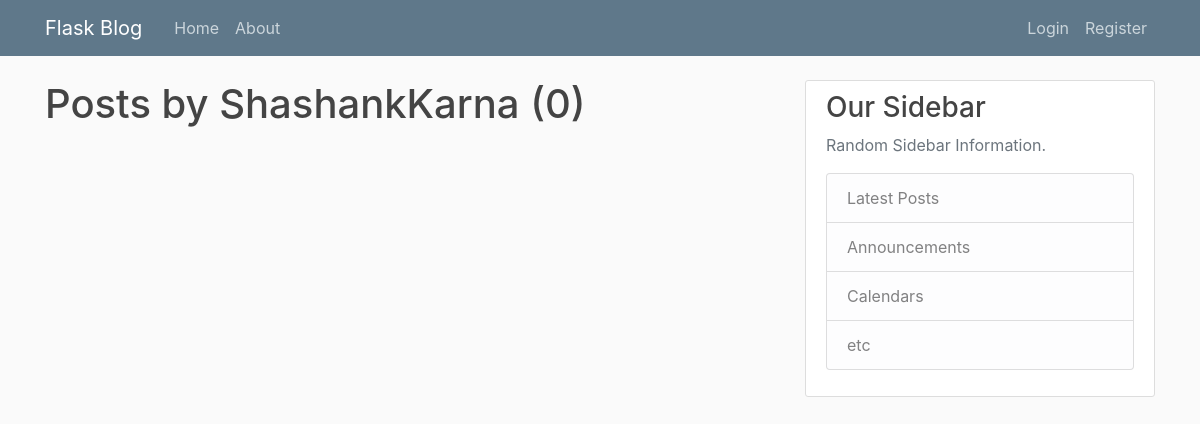
Page /user/ShashankKarna on the earlier database version.
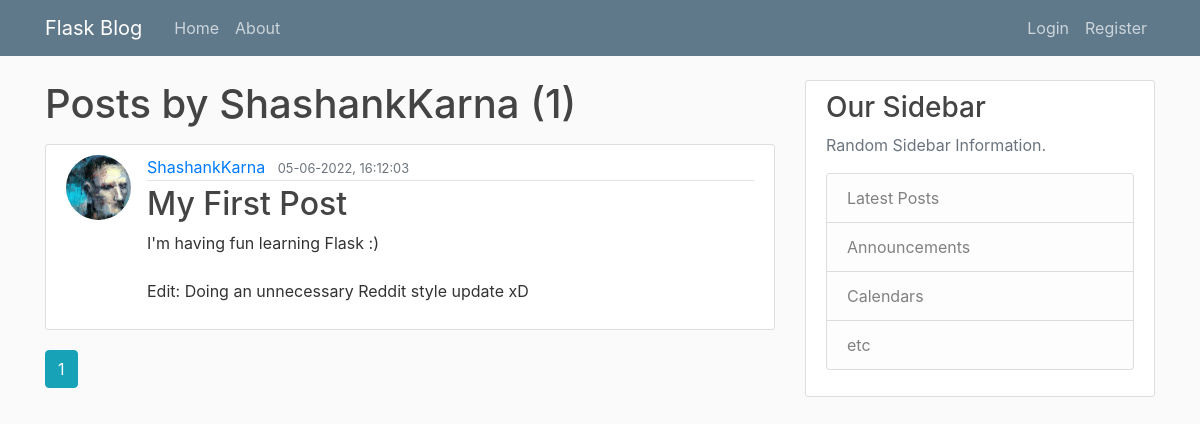
Same page on the later database version.
### flaskblog/models.py (models this page shows, shortened)
class Post(db.Model):
    id = db.Column(db.Integer, primary_key=True)
    title = db.Column(db.String(100), nullable=False)
    date_posted = db.Column(db.DateTime, nullable=False, default=datetime.utcnow)
    content = db.Column(db.Text, nullable=False)
    user_id = db.Column(db.Integer, db.ForeignKey("user.id"), nullable=False)

class User(db.Model, UserMixin):
    id = db.Column(db.Integer, primary_key=True)
    username = db.Column(db.String(20), unique=True, nullable=False)
    email = db.Column(db.String(120), unique=True, nullable=False)
    image_file = db.Column(db.String(20), nullable=False, default="default.jpg")
    password = db.Column(db.String(60), nullable=False)
    posts = db.relationship("Post", backref="author", lazy=True)

### flaskblog/routes.py (the view)
@app.route("/user/<string:username>")
def user_posts(username):
    page = request.args.get("page", 1, type=int)
    user = User.query.filter_by(username=username).first_or_404()
    posts = (
        Post.query.filter_by(author=user)
        .order_by(Post.date_posted.desc())
        .paginate(page=page, per_page=5)
    )
    return render_template("user_posts.html", posts=posts, user=user)

### flaskblog/templates/user_posts.html
{% extends "layout.html" %}
{% block content %}
<h1 class="mb-3">Posts by {{ user.username }}  ({{ posts.total }})</h1>
{% for post in posts.items %}
<article class="media content-section">
    <img class="rounded-circle article-img" src="{{ url_for('static', filename='profile_pics/' + post.author.image_file) }}">
    <div class="media-body">
        <div class="article-metadata">
            <a class="mr-2" href="{{ url_for('user_posts', username=post.author.username) }}">{{ post.author.username }}</a>
            <small class="text-muted">{{ post.date_posted.strftime('%d-%m-%Y, %H:%M:%S') }}</small>
        </div>
        <h2><a class="article-title" href="{{ url_for('post', post_id=post.id) }}">{{ post.title }}</a></h2>
        <p class="article-content">{{ post.content }}</p>
    </div>
</article>
{% endfor %}
{% for page_num in posts.iter_pages(left_edge=1, right_edge=1, left_current=1, right_current=2) %}
    {% if page_num %}
        {% if posts.page == page_num %}
            <a class="btn btn-info mb-4" href="{{ url_for('user_posts', username=user.username, page=page_num) }}">{{ page_num }}</a>
        {% else %}
        <a class="btn btn-outline-info mb-4" href="{{ url_for('user_posts', username=user.username, page=page_num) }}">{{ page_num }}</a>
        {% endif %}
    {% else %}
    ...
    {% endif %}
{% endfor %}
{% endblock content %}

Differences in the rows shown:
added Post: image_file (picture), author.username "ShashankKarna", date_posted "05-06-2022, 16:12:03", title "My First Post", content "I'm having fun learning Flask :) Edit: Doing an unnecessary Reddit style update xD"
Other differences:
{{ posts.total }}: "0" → "1"
new list line: "1"
